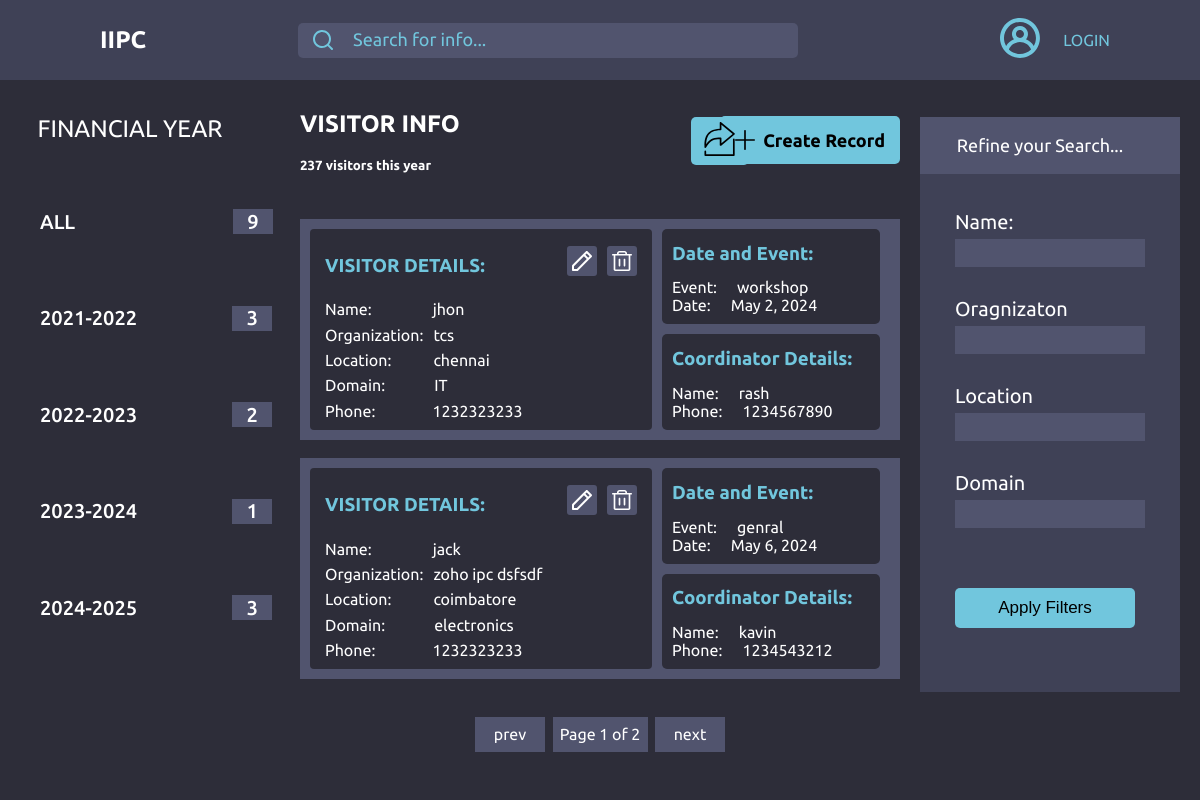
/2024/2025, run on the app's committed database.
### app1/models.py (models this page shows, shortened)
class Visitor(models.Model):
    host = models.ForeignKey(Coordinator, on_delete=models.SET_NULL, null=True, related_name='visitors')
    name = models.CharField(max_length=50)
    organization = models.CharField(max_length=100)
    phone = models.CharField(max_length=15)
    location = models.CharField(max_length=50)
    domain = models.CharField(max_length=50)
    event = models.CharField(max_length=100)
    date = models.DateField()
    updated  = models.DateTimeField(auto_now=True)
    created = models.DateTimeField(auto_now_add=True)
    class Meta:
        ordering = ['-updated' , '-created']

class Coordinator(models.Model):
    name = models.CharField(max_length=50)
    phone = models.CharField(max_length=15)

### app1/views.py (the view)
# urls.py: path("<int:ys>/<int:ye>" , views.year_fil , name='year'),
def year_fil(request ,ys,ye):
    financial_year_start = date(year=ys, month=4, day=1)
    financial_year_end = date(year=ye, month=3, day=31)
    count = Visitor.objects.all().count()
    visit = Visitor.objects.filter(
        Q(date__gte = financial_year_start , date__lte = financial_year_end)
    )
    p = Paginator(visit , 2)
    page = request.GET.get('page')
    pages = p.get_page(page)
    year1 = Visitor.objects.filter(
        Q(date__gte = date(year=2021, month=4, day=1) , date__lte = date(year=2022, month=3, day=31))
    )
    year2 = Visitor.objects.filter(
        Q(date__gte = date(year=2022, month=4, day=1) , date__lte = date(year=2023, month=3, day=31))
    )
    year3 = Visitor.objects.filter(
        Q(date__gte = date(year=2023, month=4, day=1) , date__lte = date(year=2024, month=3, day=31))
    )
    year4 = Visitor.objects.filter(
        Q(date__gte = date(year=2024, month=4, day=1) , date__lte = date(year=2025, month=3, day=31))
    )
    context = {'visitors':visit , 'year1':year1, 'year2':year2, 'year3':year3, 'year4':year4 , 'pages':pages , 'count':count }
    return render(request, 'app1/home.html' , context)

### app1/templates/app1/home.html
{%  extends 'main.html' %}
{% load static %}
{% block content %}
{% include 'nav.html' %}
<div class="home-container">
    <div class="financial-year">
        {% include 'app1/year.html' %}
    </div>
    <div class="info-wrap">
        <div class="visitor-wrap">
            <div class="visitor-text">
                <h2>VISITOR INFO</h2>
                <h5>237 visitors this year</h5>
            </div>
            <div class="export">
                <a href="{% url 'export_to_excel' %}?page = {{pages}}">
                <img class="vector-icon14" alt="No Results Found" src="{% static 'images/export-1.svg' %}" />
                </a>
            </div>
            <div class="create-button">
                <img class="vector-icon" alt="" src="{% static 'images/plus.svg' %}" />
                <a href="{% url 'create' %}">Create Record</a>
            </div>
        </div>
        <div class="info-content">
            {% include 'app1/info.html' %}
        </div>
        <div class="pages-wrap">
            <div class="pages-box">
                <div class="prev-box">
                    {% if pages.has_previous %} <a href="?page={{pages.previous_page_number}}">prev</a>
                    {% else %} <a href="?page={{pages.number}}">prev</a>
                    {% endif %}
                </div>
                <div class="page-box">
                    <p>Page {{ pages.number }} of {{ pages.paginator.num_pages }}</p>
                </div>
                <div class="next-box">
                    {% if pages.has_next %}  <a href="?page={{pages.next_page_number}}">next</a>
                    {% else %} <a href="?page={{pages.number}}">next</a>
                    {% endif %}
                </div>
            </div>
        </div>
    </div>
    <div class="filter-wrap">
        {% include 'app1/filter.html' %}
    </div>
</div>
{% endblock %}

### app1/templates/app1/info.html (shortened to what this page needs)
{% if pages %}
{% for visitor in pages %}
{% load static %}
<div class="info-container">
    <div class="visitor-details-box">
        <div class="visit-details">
            <div class="visit-edit-wrap">
                <h3>VISITOR DETAILS:</h3>
                <div class="edit-del">
                    <a href="{% url 'edit' visitor.id %}">
                        <img class="vector-icon11" alt="" src="{% static 'images/edit1.svg' %}" />
                    </a>
                    <a href="{% url 'delete' visitor.id %}">
                        <img class="vector-icon12" alt="" src="{% static 'images/del.svg' %}" />
                    </a>
                </div>
            </div>
            <div class="visit-wrap">
                <div class="info-name">
                    <span>Name:</span><span class="vn">{{ visitor.name }}</span>
                </div>
                <div class="info-org">
                    <span>Organization:</span><span class="vo">{{ visitor.organization }}</span>
                </div>
                <div class="info-loc">
                    <span>Location:</span><span class="vl">{{ visitor.location }}</span>
                </div>
                <div class="info-dom">
                    <span>Domain:</span><span class="vd">{{ visitor.domain }}</span>
                </div>
                <div class="info-ph">
                    <span>Phone:</span><span class="vp">{{ visitor.phone }}</span>
                </div>
            </div>
        </div>
    </div>
    <div class="date-coord-wrap">
        <div class="date-event-box">
            <div class="date-event">
                <h3>Date and Event:</h3>
                <div class="info_data">Event:<span id="info_event">{{ visitor.event }}</span></div>
                <div class="info_data">Date:<span id="info_date">{{ visitor.date }}</span></div>
            </div>
        </div>
        <div class="coordinator-box">
            <div class="coordinator">
                <h3>Coordinator Details:</h3>
                <div class="info_data">Name:<span id="info_name">{{visitor.host.name}}</span></div>
                <div class="info_data">Phone:<span id="info_phone">{{visitor.host.phone}}</span></div>
            </div>
        </div>
    </div>
</div>
{% endfor %}
{% endif %}

### static/styles/global.css (style rules this page uses)
body { margin: 0; line-height: normal; }
:root { --font-segoe-ui-historic: "Segoe UI Historic"; --font-ubuntu: Ubuntu; --font-sans-serif-collection: "Sans Serif Collection"; --font-size-mini: 15px; --font-size-lg: 18px; --font-size-xl: 20px; --font-size-base: 16px; --color-darkslategray-100: #3f4156; --color-darkslategray-200: #2d2d39; --color-lightsteelblue-100: #a9adcf; --color-lightsteelblue-200: rgba(169, 173, 207, 0.3); --color-skyblue: #71c6dd; --color-cadetblue: #3d94ab; --color-black: #000; --color-dimgray: #51546e; --color-white: #fff; --gap-smi: 13px; --gap-9xs: 4px; --gap-xl: 20px; --gap-base: 16px; --gap-6xs: 7px; --gap-sm: 14px; --gap-4xs: 9px; --gap-7xs: 6px; --gap-xs: 12px; --padding-9xl: 28px; --padding-xl: 20px; --padding-7xs: 6px; --padding-6xs: 7px; --padding-4xs: 9px; --padding-8xs: 5px; --padding-2xs: 11px; --padding-3xs: 10px; --padding-base: 16px; --padding-3xl: 22px; --padding-mid: 17px; --padding-16xl: 35px; --padding-17xl: 36px; --padding-2xs-9: 10.9px; --padding-xs-5: 11.5px; --padding-smi: 13px; --padding-lg: 18px; --padding-5xl: 24px; --padding-12xs: 1px; --padding-5xs: 8px; --padding-11xs: 2px; }

### data on the page
Visitor: name "jhon", organization "tcs", location "chennai", domain "IT", phone "1232323233", event "workshop", date "May 2, 2024", host.name "rash", host.phone "1234567890"
Visitor: name "jack", organization "zoho ipc dsfsdf", location "coimbatore", domain "electronics", phone "1232323233", event "genral", date "May 6, 2024", host.name "kavin", host.phone "1234543212"

### other printed values
{{ count }} "9"
{{ year1.count }} "3"
{{ year2.count }} "2"
{{ year3.count }} "1"
{{ year4.count }} "3"
{{ pages.number }} "1"
{{ pages.paginator.num_pages }} "2"
